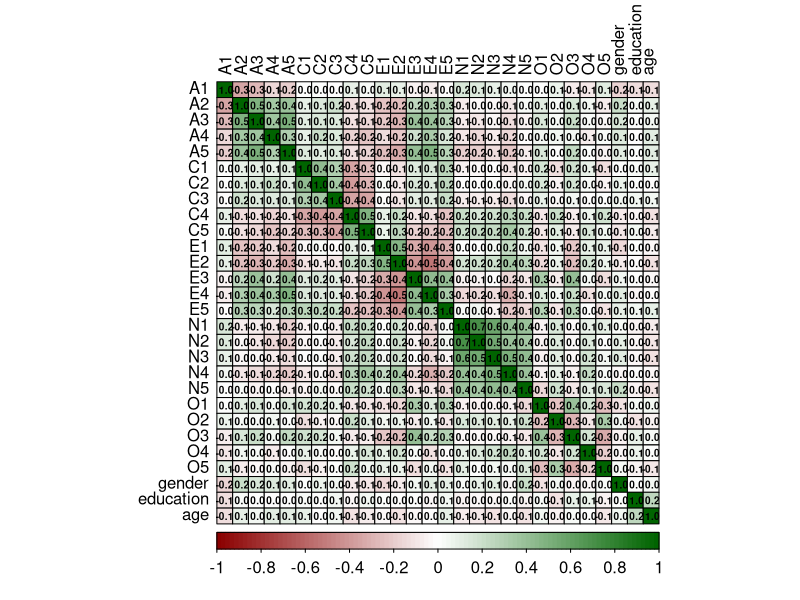
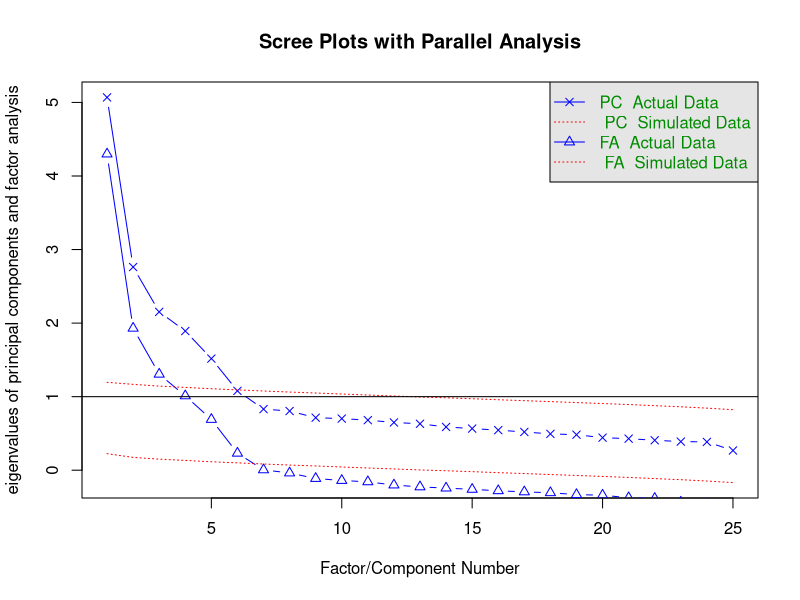
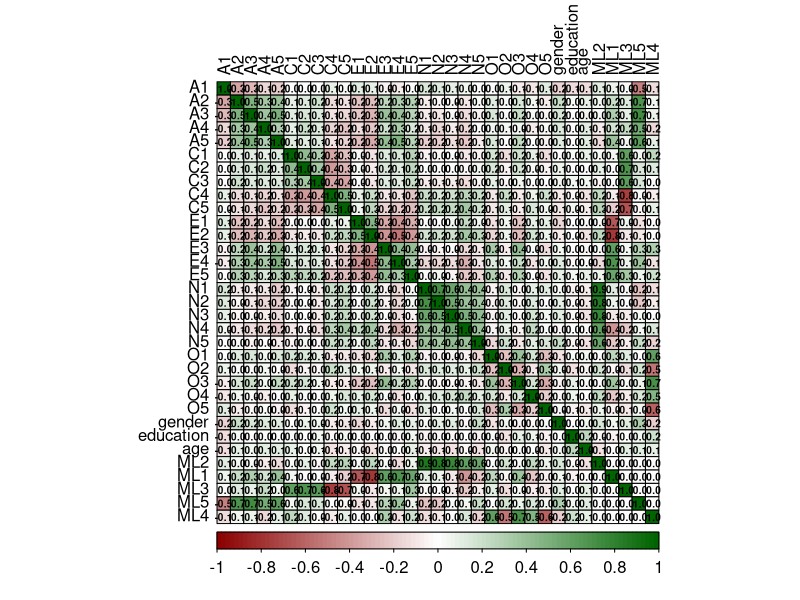

Here is the R script that generated these plots, in order:
install.packages("psych") 
install.packages("corrplot")
install.packages("GPArotation")
library(GPArotation)
library(psych) 
library(corrplot)
library(RColorBrewer)
library(readxl)
library(corrplot)

bfi_data <- bfi
bfi_data

str(bfi_data)
dim(bfi_data)
head(bfi_data)
summary(bfi_data)

#Remove rows with missing values and keep only complete cases 
sapply(bfi_data, function(x) sum(is.na(x)))
bfi_data  <- bfi_data[complete.cases(bfi_data),]

dim(bfi_data)
2800 - 2236
#564 observations were removed due to having missing values
# we have observation count over variable count * 20 so it is enough data to work with 

bfi_cor <- cor(bfi_data)
bfi_cor
corrplot(bfi_cor, method = "color", outline = T, addrect = 4, rect.col = "black", rect.lwd = 3,cl.pos = "b", tl.col = "black", tl.cex = 1, cl.cex = 1, addCoef.col = "black", number.digits = 1, number.cex = 0.60, col = colorRampPalette(c("darkred","white","darkgreen"))(100))


is.matrix(bfi_cor)
isSymmetric(bfi_cor)

###
bfi_small <- bfi_data[,c(1:25)]
bfi_small_cor <- cor(bfi_small)
bfi_small_cor
colnames(bfi_small_cor)


Z <- eigen(bfi_small_cor)
Z$values

#scree plot
fa.parallel(bfi_small,n.obs = 2236, fa = "both", n.iter = 100, show.legend = TRUE, main = 'Scree Plots with Parallel Analysis')

#Question 2
fa_varimax <- fa(bfi_small, nfactors = 6, rotate = "varimax", fm = "ml")
fa_varimax

#Question 3
fa_promax <- fa(bfi_small, nfactors = 6, rotate = "promax", fm = "ml")
fa_promax

#Question 4
fa_varimax_1 <- fa(bfi_small, nfactors = 1, rotate = "varimax", fm = "ml")
fa_varimax_1

fa_varimax_2 <- fa(bfi_small, nfactors = 2, rotate = "varimax", fm = "ml")
fa_varimax_2

fa_varimax_3 <- fa(bfi_small, nfactors = 3, rotate = "varimax", fm = "ml")
fa_varimax_3

fa_varimax_4 <- fa(bfi_small, nfactors = 4, rotate = "varimax", fm = "ml")
fa_varimax_4

fa_varimax_5 <- fa(bfi_small, nfactors = 5, rotate = "varimax", fm = "ml")
fa_varimax_5
 
#Question 6
fa_varimax_all <- fa(bfi_data, nfactors = 5, rotate = "varimax", fm = "ml")
fs <- factor.scores(bfi_data, fa_varimax_all)
fs <- fs$scores
bfi_data_comb <- cbind(bfi_data,fs) 

bfi_all_cor <- cor(bfi_data_comb)
corrplot(bfi_all_cor, method = "color", outline = T, addrect = 4, rect.col = "black", rect.lwd = 3,cl.pos = "b", tl.col = "black", tl.cex = 1, cl.cex = 1, addCoef.col = "black", number.digits = 1, number.cex = 0.60, col = colorRampPalette(c("darkred","white","darkgreen"))(100))
